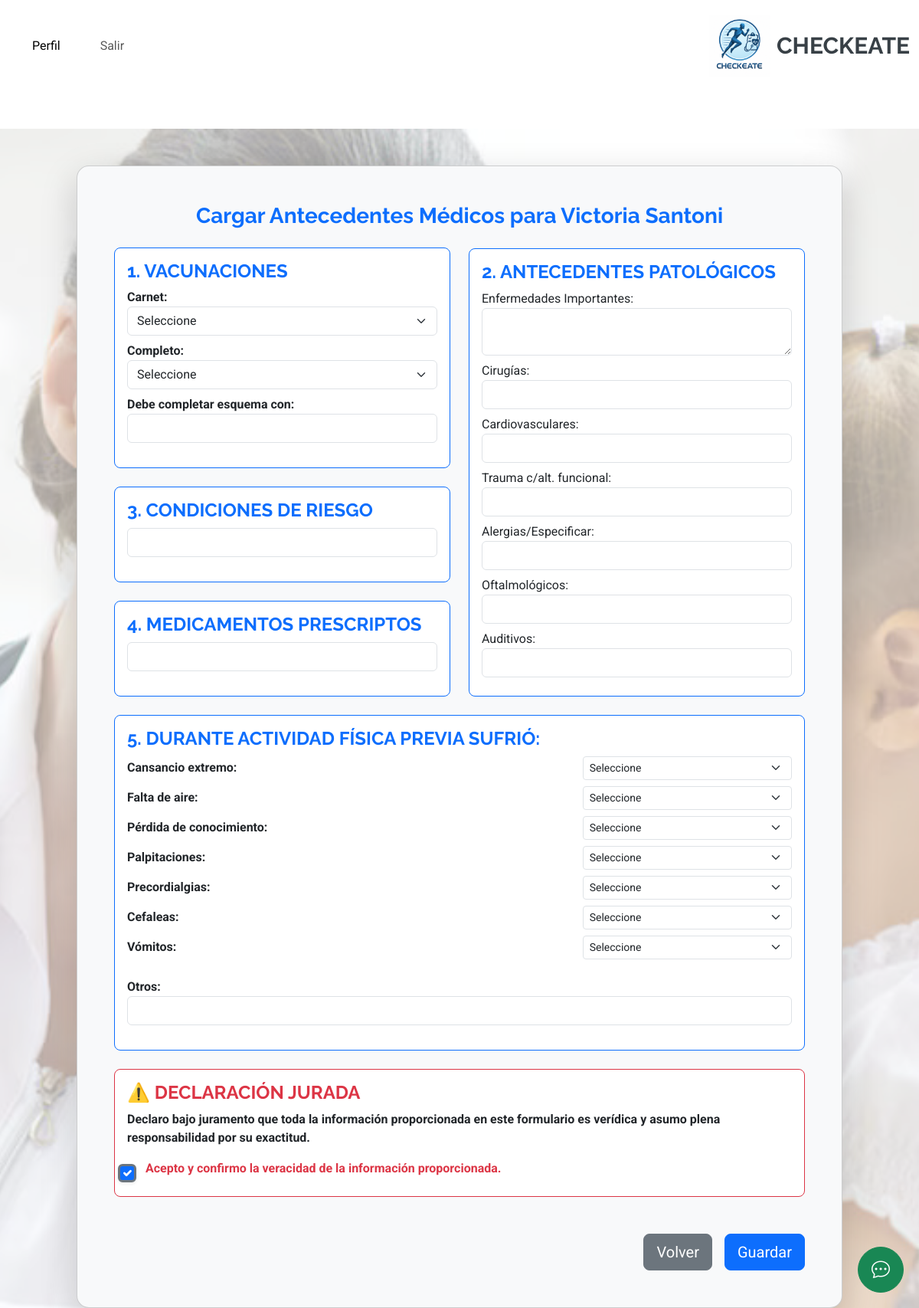
The page /estudiante/antecedente/actualizar/3/ (signed in) on the database its author committed.
### estudiante/models.py (models this page shows, shortened)
class Estudiante(models.Model):
    SEXO_CHOICES = [
        ('M', 'Masculino'),
        ('F', 'Femenino'),
        ('O', 'Otro'),
    ]
    nombre= models.CharField(max_length=30, blank=True, null=True)
    apellido= models.CharField(max_length=30, blank=True, null=True)
    fecha_nacimiento= models.DateField(blank=True, null=True)
    tutor = models.ForeignKey(Tutor, on_delete=models.CASCADE, related_name='estudiantes')
    dni=  models.CharField(max_length=15, blank=True, null=True)
    domicilio = models.CharField(max_length=255, blank=True, null=True)
    telefono = models.CharField(max_length=15, blank=True, null=True)
    sexo=models.CharField(max_length=1, choices=SEXO_CHOICES, blank=True, null=True)
    localidad = models.CharField(max_length=100, blank=True, null=True)
    lugar_nacimiento = models.CharField(max_length=100, blank=True, null=True)

class AntecedentesCUS(models.Model):
    estudiante = models.ForeignKey(Estudiante, on_delete=models.CASCADE, related_name="antecedentes")
    carnet_vacunacion = models.BooleanField(default=False)
    esquema_completo = models.BooleanField(default=False)
    esquema_faltante = models.CharField(max_length=255, blank=True, null=True)
    enfermedades_importantes = models.TextField(blank=True, null=True)
    cirugias = models.CharField(max_length=255, blank=True, null=True)
    cardiovasculares = models.CharField(max_length=255, blank=True, null=True)
    trauma_funcional = models.CharField(max_length=255, blank=True, null=True)
    alergias= models.CharField(max_length=255, blank=True, null=True)
    oftalmologicos = models.CharField(max_length=255, blank=True, null=True)
    auditivos = models.CharField(max_length=255, blank=True, null=True)
    diabetes = models.BooleanField(default=False)
    asma = models.BooleanField(default=False)
    chagas = models.BooleanField(default=False)
    hipertension = models.BooleanField(default=False)
    neurologico = models.BooleanField(default=False)
    otras= models.CharField(max_length=255, blank=True, null=True)
    condiciones_riesgo = models.CharField(max_length=255, blank=True, null=True)
    medicamentos_prescriptos = models.CharField(max_length=255, blank=True, null=True)
    cansancio_extremo = models.BooleanField(default=False)
    falta_aire = models.BooleanField(default=False)
    perdida_conocimiento = models.BooleanField(default=False)
    palpitaciones = models.BooleanField(default=False)
    precordialgias = models.BooleanField(default=False)
    cefaleas = models.BooleanField(default=False)
    vomitos = models.BooleanField(default=False)
    otros = models.CharField(max_length=255, blank=True, null=True)
    declaracion_jurada = models.BooleanField(default=False)

### estudiante/views.py (the view)
# urls.py: path('antecedente/actualizar/<int:estudiante_id>/', views.actualizar_antecedente_si_cus_vencido, name='actualizar_antecedente_si_cus_vencido'),
@login_required
def actualizar_antecedente_si_cus_vencido(request, estudiante_id):
    estudiante = get_object_or_404(Estudiante, id=estudiante_id)
    ultimo_cus = Cus.objects.filter(estudiante=estudiante).order_by('-fecha_de_llenado').first()
    if not ultimo_cus or ultimo_cus.estado != 'VENCIDO':
        messages.error(request, "⚠️ No se puede actualizar. El CUS no está vencido.")
        return redirect('ver_antecedentes')
    print(f'📝 Post: {request.POST}')
    if request.method == 'POST':
        form = AntecedentesCUSForm(request.POST)
        if form.is_valid():
            nuevo = form.save(commit=False)
            nuevo.estudiante = estudiante
            nuevo.save()
            messages.success(request, "✅ Antecedente actualizado con historial guardado.")
            return redirect('ver_antecedentes')
        else:
            print("❌ Formulario no válido")
            print(form.errors)
    else:
        antecedentes_previos = estudiante.antecedentes.order_by('-id').first()
        form = AntecedentesCUSForm(instance=antecedentes_previos)
    return render(request, 'estudiante/cargar_antecedente_form.html', {
        'form': form,
        'estudiante': estudiante,
        'cus': ultimo_cus
    })

### estudiante/templates/estudiante/cargar_antecedente_form.html (shortened to what this page needs)
{% extends 'core/base.html' %}
{% load static %}
{% block content %}
<div class="row" style="margin: 0; padding: 0;">
    <div class="container-fluid ficha-medica-container" style="margin: 0; padding: 0;">
        <main class="px-3" style="position: relative; min-height: 100vh; width: 100%; margin: 0; padding: 0;">
            <div style="position: relative; z-index: 1;">
                <div class="container mt-5 pt-5">
                    <div class="card shadow-lg p-5 bg-light rounded-4 mx-auto" style="max-width: 1000px;">
                        <h3 class="text-center text-primary fw-bold mb-4">
                            Cargar Antecedentes Médicos para {{ estudiante.nombre }} {{ estudiante.apellido }}
                        </h3>
                        <form method="POST" action="" onsubmit="return validarConsentimiento()">
                            <div class="row">
                                <div class="col-md-6">
                                    <div class="card border-primary p-3 mb-4 rounded-3">
                                        <h4 class="fw-bold text-primary">1. VACUNACIONES</h4>
                                        <label class="fw-bold">Carnet:</label>
                                        <select class="form-select mb-2" name="carnet_vacunacion">
                                            <option value="">Seleccione</option>
                                        </select>
                                        <label class="fw-bold">Completo:</label>
                                        <select class="form-select mb-2" name="esquema_completo">
                                            <option value="">Seleccione</option>
                                        </select>
                                        <label class="fw-bold">Debe completar esquema con:</label>
                                        <input type="text" class="form-control mb-3" name="esquema_faltante">
                                    </div>
                                    <div class="card border-primary p-3 mb-4 rounded-3">
                                        <h4 class="fw-bold text-primary">3. CONDICIONES DE RIESGO</h4>
                                        <input type="text" class="form-control mb-3" name="condiciones_riesgo">
                                    </div>
                                    <div class="card border-primary p-3 mb-4 rounded-3">
                                        <h4 class="fw-bold text-primary">4. MEDICAMENTOS PRESCRIPTOS</h4>
                                        <input type="text" class="form-control mb-3" name="medicamentos_prescriptos">
                                    </div>
                                </div>
                                <div class="col-md-6 d-flex flex-column justify-content-end">
                                    <div class="card border-primary p-3 mb-4 rounded-3">
                                        <h4 class="fw-bold text-primary">2. ANTECEDENTES PATOLÓGICOS</h4>
                                        <label>Enfermedades Importantes:</label>
                                        <textarea class="form-control mb-2" name="enfermedades_importantes" rows="2"></textarea>
                                        <label>Cirugías:</label>
                                        <input type="text" class="form-control mb-2" name="cirugias">
                                        <label>Cardiovasculares:</label>
                                        <input type="text" class="form-control mb-2" name="cardiovasculares">
                                        <label>Trauma c/alt. funcional:</label>
                                        <input type="text" class="form-control mb-2" name="trauma_funcional">
                                        <label>Alergias/Especificar:</label>
                                        <input type="text" class="form-control mb-2" name="alergias">
                                        <label>Oftalmológicos:</label>
                                        <input type="text" class="form-control mb-2" name="oftalmologicos">
                                        <label>Auditivos:</label>
                                        <input type="text" class="form-control mb-2" name="auditivos">
                                    </div>
                                </div>
                            </div>
                            <div class="card border-primary p-3 mb-4 rounded-3">
                                <h4 class="fw-bold text-primary">5. DURANTE ACTIVIDAD FÍSICA PREVIA SUFRIÓ:</h4>
                                <div class="row align-items-center mb-2">
                                    <div class="col-8"><label class="fw-bold">Cansancio extremo:</label></div>
                                    <div class="col-4">
                                        <select class="form-select form-select-sm" name="cansancio_extremo">
                                            <option value="">Seleccione</option>
                                        </select>
                                    </div>
                                </div>
                                <div class="row align-items-center mb-2">
                                    <div class="col-8"><label class="fw-bold">Falta de aire:</label></div>
                                    <div class="col-4">
                                        <select class="form-select form-select-sm" name="falta_aire">
                                            <option value="">Seleccione</option>
                                        </select>
                                    </div>
                                </div>
                                <div class="row align-items-center mb-2">
                                    <div class="col-8"><label class="fw-bold">Pérdida de conocimiento:</label></div>
                                    <div class="col-4">
                                        <select class="form-select form-select-sm" name="perdida_conocimiento">
                                            <option value="">Seleccione</option>
                                        </select>
                                    </div>
                                </div>
                                <div class="row align-items-center mb-2">
                                    <div class="col-8"><label class="fw-bold">Palpitaciones:</label></div>
                                    <div class="col-4">
                                        <select class="form-select form-select-sm" name="palpitaciones">
                                            <option value="">Seleccione</option>
                                        </select>
                                    </div>
                                </div>
                                <div class="row align-items-center mb-2">
                                    <div class="col-8"><label class="fw-bold">Precordialgias:</label></div>
                                    <div class="col-4">
                                        <select class="form-select form-select-sm" name="precordialgias">
                                            <option value="">Seleccione</option>
                                        </select>
                                    </div>
                                </div>
                                <div class="row align-items-center mb-2">
                                    <div class="col-8"><label class="fw-bold">Cefaleas:</label></div>
                                    <div class="col-4">
                                        <select class="form-select form-select-sm" name="cefaleas">
                                            <option value="">Seleccione</option>
                                        </select>
                                    </div>
                                </div>
                                <div class="row align-items-center mb-2">
                                    <div class="col-8"><label class="fw-bold">Vómitos:</label></div>
                                    <div class="col-4">
                                        <select class="form-select form-select-sm" name="vomitos">
                                            <option value="">Seleccione</option>
                                        </select>
                                    </div>
                                </div>
                                <label class="fw-bold mt-3">Otros:</label>
                                <input type="text" class="form-control mb-3" name="otros">
                            </div>
                            <div class="card border-danger p-3 mb-4 rounded-3">
                                <h4 class="fw-bold text-danger">⚠️ DECLARACIÓN JURADA</h4>
                                <p class="fw-bold">
                                    Declaro bajo juramento que toda la información proporcionada en este formulario es verídica
                                    y asumo plena responsabilidad por su exactitud.
                                </p>
                                <div class="form-check">
                                    {{ form.declaracion_jurada }}
                                    <label id="labelConsentimiento" class="form-check-label fw-bold text-danger" for="{{ form.declaracion_jurada.id_for_label }}">
                                        Acepto y confirmo la veracidad de la información proporcionada.
                                    </label>
                                </div>
                            </div>
                            <div class="d-flex justify-content-end mt-5">
                                <a href="{% url 'menu_estudiante' %}" class="btn btn-secondary btn-lg w-45 me-3">Volver</a>
                                <button type="submit" class="btn btn-primary btn-lg w-45">Guardar</button>
                            </div>
                        </form>
                    </div>
                </div>
            </div>
        </main>
    </div>
</div>
{% endblock %}

### core/static/core/css/main.css (style rules this page uses)
:root { --default-font: "Roboto", system-ui, -apple-system, "Segoe UI", Roboto, "Helvetica Neue", Arial, "Noto Sans", "Liberation Sans", sans-serif, "Apple Color Emoji", "Segoe UI Emoji", "Segoe UI Symbol", "Noto Color Emoji"; --heading-font: "Raleway", sans-serif; --nav-font: "Poppins", sans-serif; }
:root { --background-color: #ffffff; --default-color: #444444; --heading-color: #384046; --accent-color: #3498db; --surface-color: #ffffff; --contrast-color: #ffffff; }
:root { --nav-color: #444444; --nav-hover-color: #3498db; --nav-mobile-background-color: #ffffff; --nav-dropdown-background-color: #ffffff; --nav-dropdown-color: #444444; --nav-dropdown-hover-color: #3498db; }
:root { scroll-behavior: smooth; }
body { color: var(--default-color); background-color: var(--background-color); font-family: var(--default-font); }
a { color: var(--accent-color); text-decoration: none; transition: 0.3s; }
h1, h2, h3, h4, h5, h6 { color: var(--heading-color); font-family: var(--heading-font); }

### rows shown on the page
Estudiante: nombre "Victoria", apellido "Santoni"
AntecedentesCUS: declaracion_jurada "☑"
